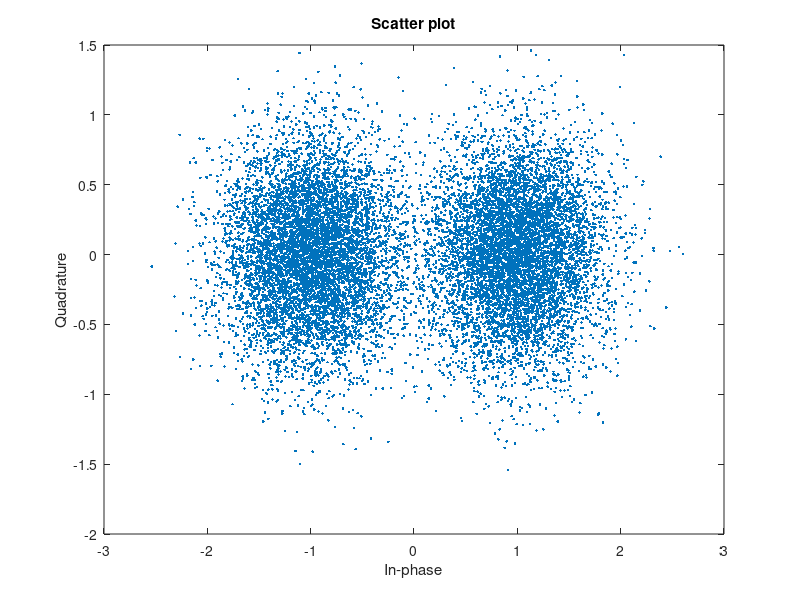

Recreate this plot in MATLAB.
% c00194582 caizhongheng 2018.04.07
% c00194582 caizhongheng 2018.05.05

clear
clc
close all
rng(266);

%% setting
bit_grp     = 1000;
k           = 6;
m           = 9;
n           = k + m;
noise_scale = 2.4;% 调整噪声功率的比值，目的是让BPSK信号既出现纠前误码又不至于超出纠前门限
iter_num    = 5; % 译码迭代次数
dec_grp     = bit_grp;
dec_mode    = 0; % 0: atanh mode; 1: minsum mode. 
dec_out     = zeros(n,dec_grp);% 硬判输出结果

Hb          = [1 0 1 -1 -1; -1 0 0 0 -1;0 -1 -1 0 0];
Z           = eye(3);
H           = zeros(size(Hb,1)*length(Z),size(Hb,2)*length(Z));

for idx_row = 1:size(Hb,1)
    for idx_col = 1:size(Hb,2)
        if(Hb(idx_row,idx_col)==-1)
            H((idx_row-1)*length(Z)+(1:length(Z)),(idx_col-1)*length(Z)+(1:length(Z))) = zeros(size(Z));
        else
            H((idx_row-1)*length(Z)+(1:length(Z)),(idx_col-1)*length(Z)+(1:length(Z))) = circshift(Z,[0 Hb(idx_row,idx_col)]);
        end
    end
end

HI = H(:,1:k);
HP = H(:,k+1:end);

% 找出H矩阵中的非0元素，方便迭代用。
[node_row,node_col] = find(H==1);
node_array          = [node_row node_col];
clear node_row node_col
% C2V表示校验方程。
C2V_slct            = zeros(size(H,1),length(find(node_array(:,1)==1)));
for idx=1:size(C2V_slct,1)
    % 找到H矩阵每行中为1的位置
    Q_adress        = find(node_array(:,1)==idx);
    % 将该位置存入Q_slct矩阵中
    C2V_slct(idx,:) = node_array(Q_adress,2);
end

% V2C，行为变量节点，列为和该变量节点相连结的校验节点
V2C_slct            = zeros(size(H,2),2);
for idx=1:size(V2C_slct,1)
    Q_adress        = find(node_array(:,2)==idx);
    V2C_slct(idx,:) = node_array(Q_adress,1);
end

%% create the bit data in
bit_in = randi([0 1],k*bit_grp,1);
bit_in = reshape(bit_in,k,[]);

%% use LDPC to encode
u = mod(HI*bit_in,2);
p = mod(mod(inv(HP),2)*u,2);
% check code
% H_check = mod(HI*bit_in + HP*p,2);

enc_out = [bit_in;p];

%% mapping and calc llr
llr_data = 2*double(~enc_out)-1;
% 因为llr=ln(APP(X=0)/APP(X=1))，这里为了简化llr的计算，所以对enc_out做了一个取反动作，然后直接映射成BPSK信号，作为LLR值。
%% add noise
noise    = randn(size(llr_data))+1j*randn(size(llr_data));
noise    = noise/noise_scale;
tmp_data = llr_data + noise;

scatterplot(tmp_data(:))
llr_data = real(llr_data + noise);

%% decode
llr_data_in = llr_data(:,1:dec_grp);
llr_array   = zeros(size(llr_data_in,1),iter_num);

for grp_idx=1:dec_grp
    tmp_llr_data = llr_data_in(:,grp_idx);
    V            = zeros(15,2);
    APP          = tmp_llr_data;
    C            = zeros(9,3);
    tmp_dec_out  = zeros(15,1);
    
    for iter_idx=1:iter_num
        % 更新V的概率信息
        for idx=1:n
            [R_row,R_col] = find(C2V_slct==idx);
            C_slct        = [R_row,R_col];
            if(idx<=12)
                V(idx,1) = APP(idx) - C(C_slct(1,1),C_slct(1,2));
                V(idx,2) = APP(idx) - C(C_slct(2,1),C_slct(2,2));
            else
                V(idx,1) = APP(idx) - C(C_slct(1,1),C_slct(1,2));
            end
        end
        
        % 校验节点信息更新：Z1到Z9
        for idx=1:m
            idx_array_1 = V2C_slct(C2V_slct(idx,1),:);
            new_idx_1   = find(idx_array_1==idx,1);
            idx_array_2 = V2C_slct(C2V_slct(idx,2),:);
            new_idx_2   = find(idx_array_2==idx,1);
            idx_array_3 = V2C_slct(C2V_slct(idx,3),:);
            new_idx_3   = find(idx_array_3==idx,1);
            
            if(dec_mode==0)
                C(idx,1) = 2*atanh(tanh(V(C2V_slct(idx,2),new_idx_2)/2)*tanh(V(C2V_slct(idx,3),new_idx_3)/2));
                C(idx,2) = 2*atanh(tanh(V(C2V_slct(idx,1),new_idx_1)/2)*tanh(V(C2V_slct(idx,3),new_idx_3)/2));
                C(idx,3) = 2*atanh(tanh(V(C2V_slct(idx,1),new_idx_1)/2)*tanh(V(C2V_slct(idx,2),new_idx_2)/2));
            else
                C(idx,1) = sign(V(C2V_slct(idx,2),new_idx_2))*sign(V(C2V_slct(idx,3),new_idx_3))*min(abs(V(C2V_slct(idx,2),new_idx_2)),abs(V(C2V_slct(idx,3),new_idx_3)));
                C(idx,2) = sign(V(C2V_slct(idx,1),new_idx_1))*sign(V(C2V_slct(idx,3),new_idx_3))*min(abs(V(C2V_slct(idx,1),new_idx_1)),abs(V(C2V_slct(idx,3),new_idx_3)));
                C(idx,3) = sign(V(C2V_slct(idx,1),new_idx_1))*sign(V(C2V_slct(idx,2),new_idx_2))*min(abs(V(C2V_slct(idx,1),new_idx_1)),abs(V(C2V_slct(idx,2),new_idx_2)));
            end
        end
        
        % 变量节点信息更新：c1到c15
        for idx=1:n
            [R_row,R_col] = find(C2V_slct==idx);
            C_slct        = [R_row,R_col];
            if(idx<=12)
                APP(idx)  = APP(idx) + C(C_slct(1,1),C_slct(1,2)) + C(C_slct(2,1),C_slct(2,2));
            else
                APP(idx)  = APP(idx) + C(C_slct(1,1),C_slct(1,2));
            end
            % 硬判
            if(APP(idx)>=0)
                tmp_dec_out(idx) = 0;
            else
                tmp_dec_out(idx) = 1;
            end
        end
        llr_array(:,iter_idx) = APP;
        check_out             = mod(H*tmp_dec_out,2);
        check_out_sum         = sum(check_out);
    end
    dec_out(:,grp_idx)        = tmp_dec_out;
end

check = abs(dec_out(1:n,:) - enc_out(1:n,1:dec_grp));
sum(sum(check))
